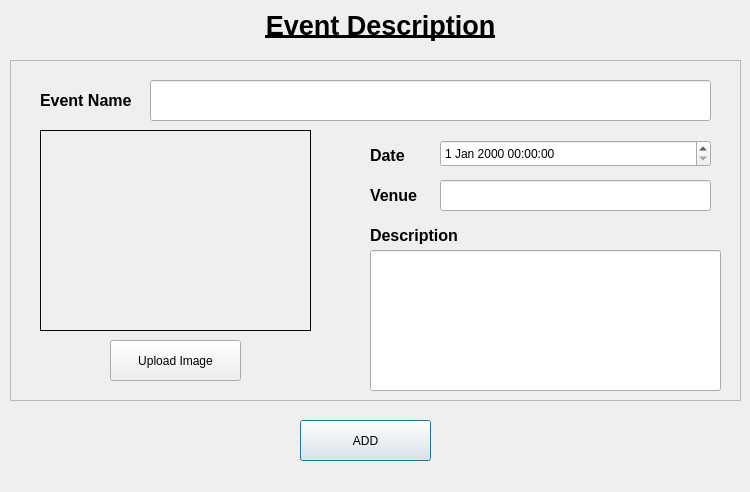
<?xml version="1.0" encoding="UTF-8"?>
<ui version="4.0">
 <class>eventDescription</class>
 <widget class="QDialog" name="eventDescription">
  <property name="geometry">
   <rect>
    <x>0</x>
    <y>0</y>
    <width>750</width>
    <height>492</height>
   </rect>
  </property>
  <property name="windowTitle">
   <string>Dialog</string>
  </property>
  <widget class="QPushButton" name="addButton">
   <property name="geometry">
    <rect>
     <x>300</x>
     <y>420</y>
     <width>131</width>
     <height>41</height>
    </rect>
   </property>
   <property name="text">
    <string>ADD</string>
   </property>
  </widget>
  <widget class="QLabel" name="title">
   <property name="geometry">
    <rect>
     <x>250</x>
     <y>0</y>
     <width>261</width>
     <height>51</height>
    </rect>
   </property>
   <property name="text">
    <string>&lt;html&gt;&lt;head/&gt;&lt;body&gt;&lt;p align=&quot;center&quot;&gt;&lt;span style=&quot; font-size:20pt; font-weight:600; text-decoration: underline;&quot;&gt;Event Description&lt;/span&gt;&lt;/p&gt;&lt;/body&gt;&lt;/html&gt;</string>
   </property>
  </widget>
  <widget class="QFrame" name="frame">
   <property name="geometry">
    <rect>
     <x>10</x>
     <y>60</y>
     <width>731</width>
     <height>341</height>
    </rect>
   </property>
   <property name="styleSheet">
    <string notr="true"/>
   </property>
   <property name="frameShape">
    <enum>QFrame::StyledPanel</enum>
   </property>
   <property name="frameShadow">
    <enum>QFrame::Raised</enum>
   </property>
   <widget class="QLabel" name="eventNameLabel">
    <property name="geometry">
     <rect>
      <x>30</x>
      <y>20</y>
      <width>101</width>
      <height>41</height>
     </rect>
    </property>
    <property name="text">
     <string>&lt;html&gt;&lt;head/&gt;&lt;body&gt;&lt;p&gt;&lt;span style=&quot; font-size:12pt; font-weight:600;&quot;&gt;Event Name&lt;/span&gt;&lt;/p&gt;&lt;/body&gt;&lt;/html&gt;</string>
    </property>
   </widget>
   <widget class="QLabel" name="dateLabel">
    <property name="geometry">
     <rect>
      <x>360</x>
      <y>80</y>
      <width>51</width>
      <height>31</height>
     </rect>
    </property>
    <property name="text">
     <string>&lt;html&gt;&lt;head/&gt;&lt;body&gt;&lt;p&gt;&lt;span style=&quot; font-size:12pt; font-weight:600;&quot;&gt;Date&lt;/span&gt;&lt;/p&gt;&lt;/body&gt;&lt;/html&gt;</string>
    </property>
   </widget>
   <widget class="QLabel" name="venueLabel">
    <property name="geometry">
     <rect>
      <x>360</x>
      <y>120</y>
      <width>51</width>
      <height>31</height>
     </rect>
    </property>
    <property name="text">
     <string>&lt;html&gt;&lt;head/&gt;&lt;body&gt;&lt;p&gt;&lt;span style=&quot; font-size:12pt; font-weight:600;&quot;&gt;Venue&lt;/span&gt;&lt;/p&gt;&lt;/body&gt;&lt;/html&gt;</string>
    </property>
   </widget>
   <widget class="QLineEdit" name="eventName">
    <property name="geometry">
     <rect>
      <x>140</x>
      <y>20</y>
      <width>561</width>
      <height>41</height>
     </rect>
    </property>
   </widget>
   <widget class="QDateTimeEdit" name="dateTimeEdit">
    <property name="geometry">
     <rect>
      <x>430</x>
      <y>80</y>
      <width>271</width>
      <height>27</height>
     </rect>
    </property>
   </widget>
   <widget class="QLineEdit" name="venue">
    <property name="geometry">
     <rect>
      <x>430</x>
      <y>120</y>
      <width>271</width>
      <height>31</height>
     </rect>
    </property>
   </widget>
   <widget class="QLabel" name="descriptionLabel">
    <property name="geometry">
     <rect>
      <x>360</x>
      <y>160</y>
      <width>101</width>
      <height>31</height>
     </rect>
    </property>
    <property name="text">
     <string>&lt;html&gt;&lt;head/&gt;&lt;body&gt;&lt;p&gt;&lt;span style=&quot; font-size:12pt; font-weight:600;&quot;&gt;Description&lt;/span&gt;&lt;/p&gt;&lt;/body&gt;&lt;/html&gt;</string>
    </property>
   </widget>
   <widget class="QLineEdit" name="description">
    <property name="geometry">
     <rect>
      <x>360</x>
      <y>190</y>
      <width>351</width>
      <height>141</height>
     </rect>
    </property>
   </widget>
   <widget class="QPushButton" name="uploadImage">
    <property name="geometry">
     <rect>
      <x>100</x>
      <y>280</y>
      <width>131</width>
      <height>41</height>
     </rect>
    </property>
    <property name="text">
     <string>Upload Image</string>
    </property>
   </widget>
   <widget class="QWidget" name="widget" native="true">
    <property name="geometry">
     <rect>
      <x>30</x>
      <y>70</y>
      <width>271</width>
      <height>201</height>
     </rect>
    </property>
    <property name="autoFillBackground">
     <bool>false</bool>
    </property>
    <property name="styleSheet">
     <string notr="true">image: url(:/selectImage.png);
border-style:solid;
border-width:1px;
border-color: rgb(7, 7, 7);</string>
    </property>
   </widget>
  </widget>
 </widget>
 <resources>
  <include location="../../Images/img.qrc"/>
 </resources>
 <connections/>
</ui>
